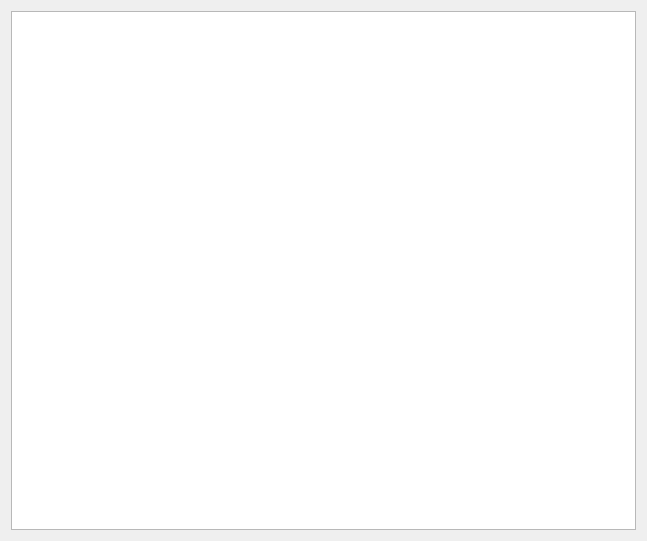
<?xml version="1.0" encoding="UTF-8"?>
<ui version="4.0">
 <class>Paint</class>
 <widget class="QWidget" name="Paint">
  <property name="geometry">
   <rect>
    <x>0</x>
    <y>0</y>
    <width>647</width>
    <height>541</height>
   </rect>
  </property>
  <property name="windowTitle">
   <string>Paint</string>
  </property>
  <layout class="QGridLayout" name="gridLayout">
   <item row="0" column="0">
    <widget class="QGraphicsView" name="graphicsView"/>
   </item>
  </layout>
 </widget>
 <layoutdefault spacing="6" margin="11"/>
 <resources/>
 <connections/>
</ui>
